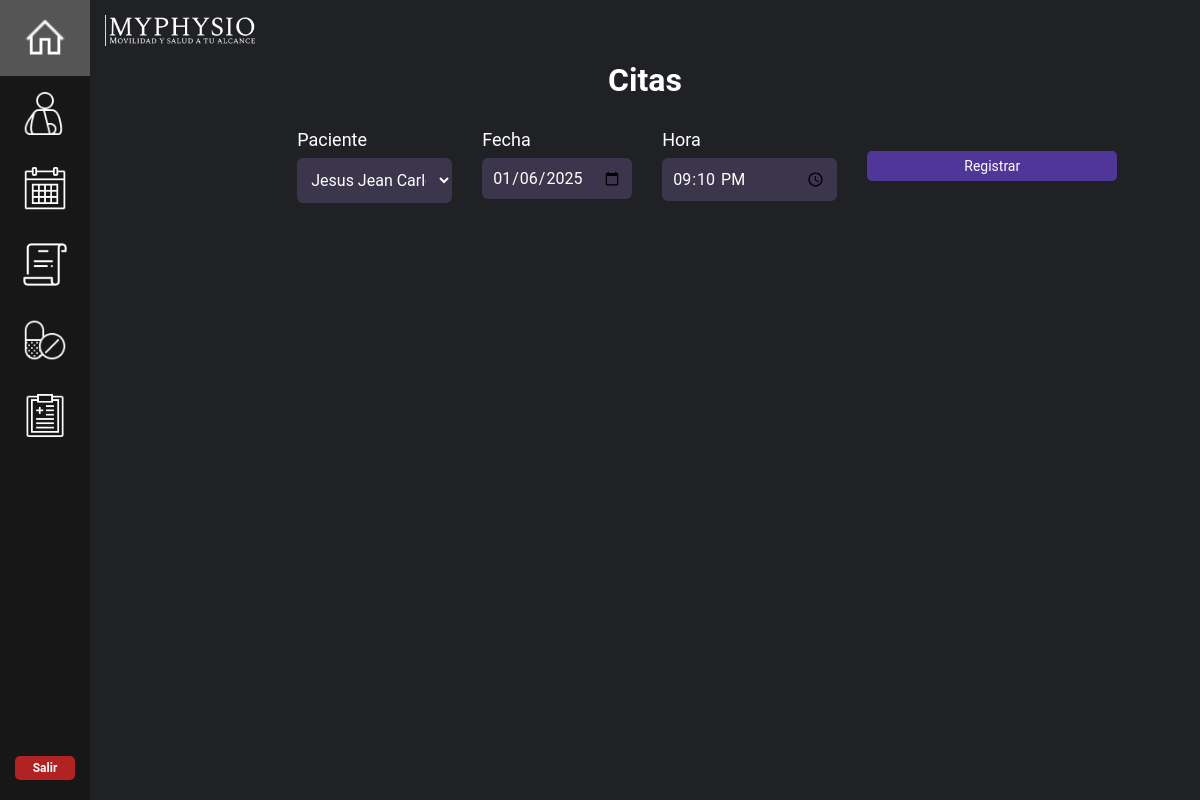
Page /update_cita/33 on the committed database.
### mainapp/models.py (models this page shows, shortened)
class Citas(models.Model):
    paciente = models.ForeignKey(Paciente, on_delete=models.CASCADE, blank=False, null=False)
    fecha = models.DateField()
    hora = models.TimeField(auto_now=False, auto_now_add=False)
    class Meta:
        unique_together = ('paciente', 'fecha', 'hora')

### mainapp/views.py (the view)
# urls.py: path("update_cita/<cita_id>", views.update_cita, name="update_cita"),
def update_cita(request, cita_id):
    cita = Citas.objects.get(pk=cita_id)
    form = CitaForm(request.POST or None, instance=cita)
    if form.is_valid():
        form.save()
        return redirect("citas")
    return render(request, "./update_cita.html", {'cita': cita, 'form': form})

### mainapp/forms.py
class CitaForm(forms.ModelForm):
    class Meta:
        model = Citas
        fields = "__all__"

### mainapp/models.py (called while the page is built)
    def __str__(self):
        return self.nombre + ' ' + self.apellido_paterno + ' ' + self.apellido_materno

### mainapp/templates/update_cita.html (shortened to what this page needs)
{% extends "dashboard_home.html" %}
{% load static %}
{% load widget_tweaks %}
{% block content %}
<div class="receta-container">
    <h1 style="text-align:center; margin-bottom: 30px;">Citas</h1>
    <form action="" method=POST>
        <div class="form-grid">
            <div class="form-group">
                <label for="cita-form">Paciente</label>
                {% render_field form.paciente class+="short-input" %}
            </div>
            <div class="short-inputs">
                <div class="form-group">
                    <label for="cita-form">Fecha</label>
                    {% render_field form.fecha type="date" class+="short-input" %}
                </div>
            </div>
            <div class="short-inputs">
                <div class="form-group">
                    <label for="cita-form">Hora</label>
                    {% render_field form.hora type="time" class+="short-input" %}
                </div>
            </div>
            <button class="next-button" type="Submit">Registrar</button>
        </div>
{% endblock %}

### mystaticfiles/styles.css (style rules this page uses)
* { font-family: 'Roboto'; }
body { display: flex; flex-direction: column; margin: 0; min-height: 100vh; color: white; background-color: #202124; }
.short-input { background-color: #3B364C; width: 155px; padding: 10px; border: none; border-radius: 6px; color: #ffffff; font-size: 16px; }
.next-button { width: 250px; height: 30px; text-align: center; background-color: #51369A; color: white; font-size: 14px; cursor: pointer; border-radius: 5px; border: none; align-self: center; margin-right: 16%; transition: all ease 0.5s; }
input[type="date"], input[type="number"], input[type="tel"] { width: 130px; }
select.short-input { width: 155px; height: 45px; }
.receta-container { max-width: 65%; margin: 0 auto; padding: 20px; }
.form-grid { display: grid; grid-template-columns: repeat(4, 4fr); gap: 30px; margin-bottom: 20px; }
.short-inputs { display: flex; gap: 10px; }
.form-group { display: flex; flex-direction: column; }
label { display: block; margin-bottom: 8px; font-size: 18px; }

### mainapp/templates/dashboard_home.html (style rules this page uses)
body { margin: 0; font-family: "Roboto"; color: white; background-color: #202124; }

### rows in the picture
Citas: paciente "Jesus Jean Carlo Mendoza Bernal", fecha "01/06/2025", hora "21:10:00"
